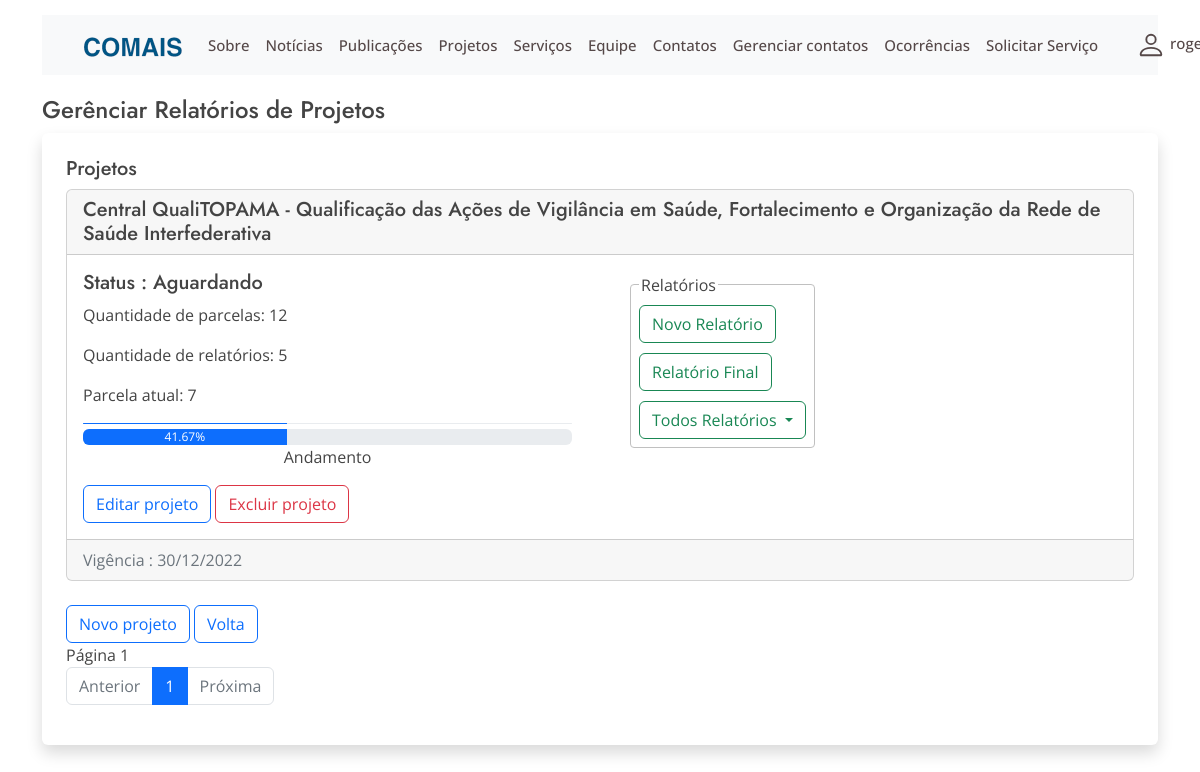
Before: /gerencia_relatorios (signed in) with the older database file.
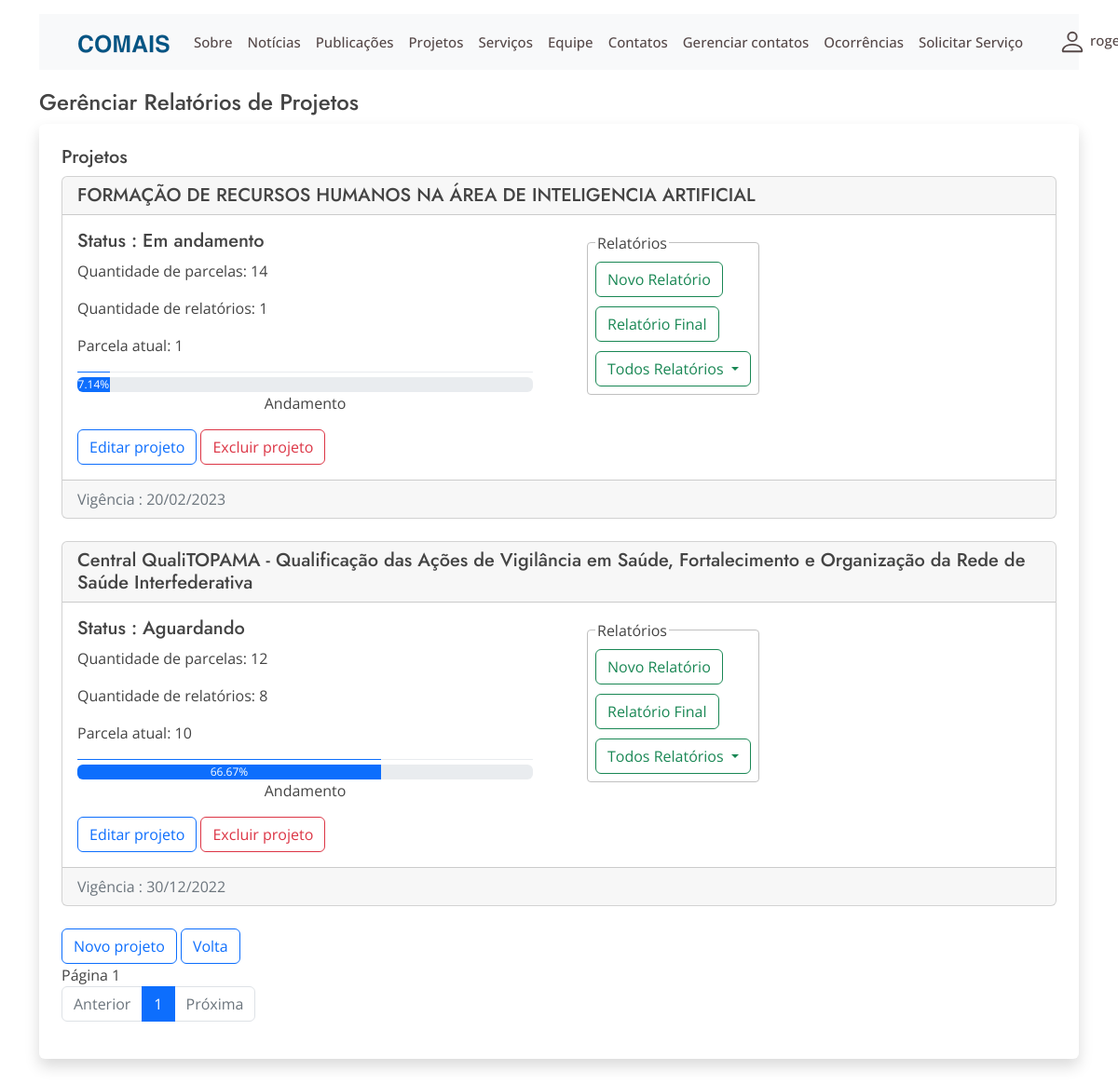
After: the same page with the newer database file.
### website/models.py (models this page shows, shortened)
class ProjetoRelatorio(models.Model):
    titulo = models.CharField('Título',max_length=250)
    user=models.ForeignKey(User, on_delete=models.CASCADE, default=None)
    vigencia_inicio = models.DateField('Início da vigência ', )
    vigencia_fim = models.DateField('FIM da vigência ', )
    numero_parcelas = models.IntegerField('Número de parcelas',default=12)
    objetivo_proposto = models.TextField('Objetivo proposto')
    resultado_esperado = models.TextField('Resultados esperados ')
    objetivo_proposto_obj = models.TextField('Objetivos propostos')
    dia_entrega = models.IntegerField('Dia do mês da entrega', default=0)
    template = models.FileField(upload_to='templates/', blank=True, null=True)
    status=models.CharField('Status',max_length=100, choices=STATUS_CHOICES, default='Em elaboração')
    data_criacao = models.DateTimeField('Data de criação',  default=django.utils.timezone.now)
    template_default = models.BooleanField('Usar template padrão', default=False)

### website/views.py (the view)
# urls.py: path('gerencia_relatorios', views.gerencia_relatorios, name='gerencia-relatorios'),
@login_required
def gerencia_relatorios(request):
    projetos = ProjetoRelatorio.objects.filter(user=request.user).order_by('-vigencia_fim')
    p = Paginator(projetos, 3)
    page = request.GET.get('page')
    projetos = p.get_page(page)
    for projeto in projetos:
        projeto.qtd_relatorios = Relatorio.objects.filter(projeto=projeto).count()
        if  projeto.qtd_relatorios >0:
           projeto.ultima_parcela = Relatorio.objects.filter(projeto=projeto).order_by('-parcela').first().parcela
           projeto.percentual= f'{projeto.qtd_relatorios/projeto.numero_parcelas*100:.2f}'
        else:
           projeto.ultima_parcela = "Não iniciado"
           projeto.percentual=0
        try:
            relatorio_final = RelatorioFinal.objects.get(projeto=projeto)
            if relatorio_final.doc:
                projeto.relatorio_final = relatorio_final.doc
        except RelatorioFinal.DoesNotExist:
            relatorio_final = None
        projeto.relatorios = Relatorio.objects.filter(projeto=projeto)
    return render(request,'gerencia_relatorios.html', {'projetos':projetos})

### website/templates/gerencia_relatorios.html (shortened to what the changed rows need)
{% extends 'base2.html'%}
{% block content %}
    <div class=" shadow p-4 mb-5 bg-body rounded">
        {% for projeto in projetos %}
        <div class="card">
            <h5 class="card-header">{{projeto.titulo}}</h5>
            <div class="row">
            <div class="col">
            <div class="card-body">
            <h5 class="card-title">Status : {{projeto.status}}</h5>
            <p class="card-text"> Quantidade de parcelas: {{projeto.numero_parcelas}}</p>
            <p class="card-text"> Quantidade de relatórios: {{projeto.qtd_relatorios}}</p>
            <p class="card-text"> Parcela atual: {{projeto.ultima_parcela}}</p>
            <div >
                <div class="progress" style="height: 1px; ">
                    <div class="progress-bar" role="progressbar" aria-label="Example 1px high" style="width: {{projeto.percentual}}%;" aria-valuenow={{projeto.percentual}} aria-valuemin="0" aria-valuemax="100"></div>
                </div>
                <div class="progress" style="margin-top:5px;">
                    <div class="progress-bar" role="progressbar" aria-label="Example with label" style="width: {{projeto.percentual}}%" aria-valuenow={{projeto.percentual}} aria-valuemin="0" aria-valuemax="100">{{projeto.percentual}}%</div>
                </div>
                <div>
                    <p class="text-center">Andamento</p>
                </div>
            </div>
            <div>
                    <a href={% url 'editar-projeto-relatorio' projeto.id %} class="btn btn-outline-primary">Editar projeto</a>
                    <a href={% url 'deletar-projeto-relatorio' projeto.id%} onclick="return confirm('Tem certeza que deseja excluir o projeto?');"  class="btn btn-outline-danger" >Excluir projeto</a>
            </div>
            </div>
            </div>
                    <div class="col">
                    <div class="card-body">
                        <div class="relatorios" >
                            <fieldset class="flex-column d-inline-flex p-2 " style="display: block;
                            margin-inline-start: 2px;
                            margin-inline-end: 2px;
                            padding-block-start: 0.35em;
                            padding-inline-start: 0.75em;
                            padding-inline-end: 0.75em;
                            padding-block-end: 0.625em;
                            min-inline-size: min-content;
                            border-width: 2px;
                            border-style: groove;
                            border-color: rgb(192, 192, 192);
                            border-image: initial;
                            margin: 2px;
                            border: 1px solid silver;
                            padding: 8px;
                            border-radius: 4px; ">
                                <legend style="display: block;
                                padding-inline-start: 2px;
                                padding-inline-end: 2px;
                                border-width: initial;
                                border-style: none;
                                border-color: initial;
                                border-image: initial;
                                padding: 2px;
                                all:revert;
                                ">
                                        Relatórios
                                </legend>
                                <div>
                                    <a href={% url 'cadastrar-relatorio' projeto.id %} class="btn btn-outline-success">Novo Relatório</a>
                                </div>
                                <div class="input-group ">
                                    <a class="btn btn-outline-success"  href={% url 'cadastrar-relatorio-final' projeto.id %} style="margin-top:10px;margin-bottom:10px;" >
                                        Relatório Final
                                    </a>
                                </div>
                                {% if projeto.qtd_relatorios %}
                                <div>
                                    <a class="btn btn-outline-success dropdown-toggle" data-bs-toggle="collapse" href="#collapse{{projeto.id}}" role="button" aria-expanded="true" aria-controls="collapse{{projeto.id}}">
                                        Todos Relatórios
                                    </a>
                                </div>
                                {% endif %}
                        </fieldset>
                        </div>
                    </div>
                </div>
            </div>
            <div class="card-footer text-muted">
                Vigência : {{projeto.vigencia_fim|date:"SHORT_DATE_FORMAT"}}
            </div>
        </div>
        {% endfor %}
        <br/>
        <nav aria-label="...">
            <ul class="pagination">
            {% for page in projetos.paginator.page_range %}
                {% if projetos.number == page %}
                        <li class="page-item active">
                            <a class="page-link" href="?page={{page}}">{{page}}</a>
                        </li>
                    {% else %}
                        <li class="page-item">
                            <a class="page-link" href="?page={{page}}">{{page}}</a>
                        </li>
                {% endif %}
                {% endfor %}
            </ul>
        </nav>
    </div>
    {% endblock  %}

Changed rows visible on the page:
added ProjetoRelatorio: titulo "FORMAÇÃO DE RECURSOS HUMANOS NA ÁREA DE INTELIGENCIA ARTIFICIAL", status "Em andamento", numero_parcelas "14", qtd_relatorios "1", ultima_parcela "1", percentual "7.14", vigencia_fim "20/02/2023"
computed for ProjetoRelatorio "Aguardando": qtd_relatorios "5" → "8"; ultima_parcela "7" → "10"; {{ projeto.percentual }} 41.67 → 66.67 (drawn); percentual "41.67" → "66.67"
